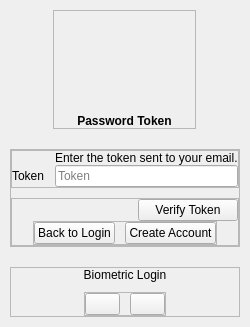
     <widget class="QWidget" name="passwordTokenPage">
      <layout class="QVBoxLayout" name="verticalLayout_31">
       <property name="spacing">
        <number>0</number>
       </property>
       <property name="leftMargin">
        <number>0</number>
       </property>
       <property name="topMargin">
        <number>0</number>
       </property>
       <property name="rightMargin">
        <number>0</number>
       </property>
       <property name="bottomMargin">
        <number>0</number>
       </property>
       <item>
        <widget class="QWidget" name="widget_5" native="true">
         <layout class="QVBoxLayout" name="verticalLayout_26">
          <property name="spacing">
           <number>10</number>
          </property>
          <property name="leftMargin">
           <number>10</number>
          </property>
          <property name="topMargin">
           <number>10</number>
          </property>
          <property name="rightMargin">
           <number>10</number>
          </property>
          <property name="bottomMargin">
           <number>10</number>
          </property>
          <item alignment="Qt::AlignmentFlag::AlignHCenter|Qt::AlignmentFlag::AlignBottom">
           <widget class="QFrame" name="header_5">
            <property name="frameShape">
             <enum>QFrame::Shape::StyledPanel</enum>
            </property>
            <property name="frameShadow">
             <enum>QFrame::Shadow::Raised</enum>
            </property>
            <layout class="QVBoxLayout" name="verticalLayout_27">
             <property name="spacing">
              <number>10</number>
             </property>
             <property name="leftMargin">
              <number>0</number>
             </property>
             <property name="topMargin">
              <number>0</number>
             </property>
             <property name="rightMargin">
              <number>0</number>
             </property>
             <property name="bottomMargin">
              <number>0</number>
             </property>
             <item alignment="Qt::AlignmentFlag::AlignHCenter">
              <widget class="QLabel" name="logo_5">
               <property name="minimumSize">
                <size>
                 <width>141</width>
                 <height>93</height>
                </size>
               </property>
               <property name="maximumSize">
                <size>
                 <width>141</width>
                 <height>93</height>
                </size>
               </property>
               <property name="text">
                <string/>
               </property>
               <property name="pixmap">
                <pixmap resource="../assets/assets.qrc">:/images/images/TRUSTED IN_GREY.png</pixmap>
               </property>
               <property name="scaledContents">
                <bool>true</bool>
               </property>
              </widget>
             </item>
             <item>
              <widget class="QLabel" name="label_18">
               <property name="font">
                <font>
                 <bold>true</bold>
                </font>
               </property>
               <property name="text">
                <string>Password Token</string>
               </property>
               <property name="alignment">
                <set>Qt::AlignmentFlag::AlignCenter</set>
               </property>
              </widget>
             </item>
            </layout>
           </widget>
          </item>
          <item>
           <widget class="QCustomHorizontalSeparator" name="customHorizontalSeparator_11"/>
          </item>
          <item alignment="Qt::AlignmentFlag::AlignTop">
           <widget class="QFrame" name="body_5">
            <property name="frameShape">
             <enum>QFrame::Shape::StyledPanel</enum>
            </property>
            <property name="frameShadow">
             <enum>QFrame::Shadow::Raised</enum>
            </property>
            <layout class="QVBoxLayout" name="verticalLayout_28">
             <property name="spacing">
              <number>10</number>
             </property>
             <property name="leftMargin">
              <number>0</number>
             </property>
             <property name="topMargin">
              <number>0</number>
             </property>
             <property name="rightMargin">
              <number>0</number>
             </property>
             <property name="bottomMargin">
              <number>0</number>
             </property>
             <item alignment="Qt::AlignmentFlag::AlignTop">
              <widget class="QFrame" name="frame_17">
               <property name="frameShape">
                <enum>QFrame::Shape::StyledPanel</enum>
               </property>
               <property name="frameShadow">
                <enum>QFrame::Shadow::Raised</enum>
               </property>
               <layout class="QFormLayout" name="formLayout_6">
                <property name="horizontalSpacing">
                 <number>10</number>
                </property>
                <property name="verticalSpacing">
                 <number>0</number>
                </property>
                <property name="leftMargin">
                 <number>0</number>
                </property>
                <property name="topMargin">
                 <number>0</number>
                </property>
                <property name="rightMargin">
                 <number>0</number>
                </property>
                <property name="bottomMargin">
                 <number>0</number>
                </property>
                <item row="1" column="0">
                 <widget class="QLabel" name="label_19">
                  <property name="text">
                   <string>Token</string>
                  </property>
                 </widget>
                </item>
                <item row="1" column="1">
                 <widget class="QLineEdit" name="mailToken">
                  <property name="placeholderText">
                   <string>Token</string>
                  </property>
                 </widget>
                </item>
                <item row="0" column="1">
                 <widget class="QLabel" name="label_4">
                  <property name="text">
                   <string>Enter the token sent to your email.</string>
                  </property>
                 </widget>
                </item>
               </layout>
              </widget>
             </item>
             <item>
              <widget class="QFrame" name="frame_18">
               <property name="frameShape">
                <enum>QFrame::Shape::StyledPanel</enum>
               </property>
               <property name="frameShadow">
                <enum>QFrame::Shadow::Raised</enum>
               </property>
               <layout class="QVBoxLayout" name="verticalLayout_29">
                <property name="spacing">
                 <number>0</number>
                </property>
                <property name="leftMargin">
                 <number>0</number>
                </property>
                <property name="topMargin">
                 <number>0</number>
                </property>
                <property name="rightMargin">
                 <number>0</number>
                </property>
                <property name="bottomMargin">
                 <number>0</number>
                </property>
                <item alignment="Qt::AlignmentFlag::AlignRight">
                 <widget class="QPushButton" name="verifyTokenBtn">
                  <property name="minimumSize">
                   <size>
                    <width>100</width>
                    <height>0</height>
                   </size>
                  </property>
                  <property name="cursor">
                   <cursorShape>PointingHandCursor</cursorShape>
                  </property>
                  <property name="styleSheet">
                   <string notr="true"/>
                  </property>
                  <property name="text">
                   <string>Verify Token</string>
                  </property>
                 </widget>
                </item>
                <item>
                 <widget class="QCustomHorizontalSeparator" name="customHorizontalSeparator_13"/>
                </item>
                <item alignment="Qt::AlignmentFlag::AlignHCenter">
                 <widget class="QFrame" name="frame_19">
                  <property name="frameShape">
                   <enum>QFrame::Shape::StyledPanel</enum>
                  </property>
                  <property name="frameShadow">
                   <enum>QFrame::Shadow::Raised</enum>
                  </property>
                  <layout class="QHBoxLayout" name="horizontalLayout_9">
                   <property name="spacing">
                    <number>10</number>
                   </property>
                   <property name="leftMargin">
                    <number>0</number>
                   </property>
                   <property name="topMargin">
                    <number>0</number>
                   </property>
                   <property name="rightMargin">
                    <number>0</number>
                   </property>
                   <property name="bottomMargin">
                    <number>0</number>
                   </property>
                   <item>
                    <widget class="QPushButton" name="bLoginBtn_2">
                     <property name="cursor">
                      <cursorShape>PointingHandCursor</cursorShape>
                     </property>
                     <property name="text">
                      <string>Back to Login</string>
                     </property>
                    </widget>
                   </item>
                   <item>
                    <widget class="QPushButton" name="bRegBtn_2">
                     <property name="cursor">
                      <cursorShape>PointingHandCursor</cursorShape>
                     </property>
                     <property name="text">
                      <string>Create Account</string>
                     </property>
                    </widget>
                   </item>
                  </layout>
                 </widget>
                </item>
               </layout>
              </widget>
             </item>
            </layout>
           </widget>
          </item>
          <item>
           <widget class="QCustomHorizontalSeparator" name="customHorizontalSeparator_14"/>
          </item>
          <item alignment="Qt::AlignmentFlag::AlignTop">
           <widget class="QFrame" name="footer_5">
            <property name="frameShape">
             <enum>QFrame::Shape::StyledPanel</enum>
            </property>
            <property name="frameShadow">
             <enum>QFrame::Shadow::Raised</enum>
            </property>
            <layout class="QVBoxLayout" name="verticalLayout_30">
             <property name="spacing">
              <number>10</number>
             </property>
             <property name="leftMargin">
              <number>0</number>
             </property>
             <property name="topMargin">
              <number>0</number>
             </property>
             <property name="rightMargin">
              <number>0</number>
             </property>
             <property name="bottomMargin">
              <number>0</number>
             </property>
             <item>
              <widget class="QLabel" name="label_21">
               <property name="text">
                <string>Biometric Login</string>
               </property>
               <property name="alignment">
                <set>Qt::AlignmentFlag::AlignCenter</set>
               </property>
              </widget>
             </item>
             <item alignment="Qt::AlignmentFlag::AlignHCenter">
              <widget class="QFrame" name="frame_20">
               <property name="maximumSize">
                <size>
                 <width>16777215</width>
                 <height>16777215</height>
                </size>
               </property>
               <property name="frameShape">
                <enum>QFrame::Shape::StyledPanel</enum>
               </property>
               <property name="frameShadow">
                <enum>QFrame::Shadow::Raised</enum>
               </property>
               <layout class="QHBoxLayout" name="horizontalLayout_10">
                <property name="spacing">
                 <number>10</number>
                </property>
                <property name="leftMargin">
                 <number>0</number>
                </property>
                <property name="topMargin">
                 <number>0</number>
                </property>
                <property name="rightMargin">
                 <number>0</number>
                </property>
                <property name="bottomMargin">
                 <number>0</number>
                </property>
                <item>
                 <widget class="QPushButton" name="pushButton_10">
                  <property name="maximumSize">
                   <size>
                    <width>35</width>
                    <height>35</height>
                   </size>
                  </property>
                  <property name="text">
                   <string/>
                  </property>
                  <property name="icon">
                   <iconset resource="../Qss/icons/_icons.qrc">
                    <normaloff>:/material_design/icons/material_design/fingerprint.png</normaloff>:/material_design/icons/material_design/fingerprint.png</iconset>
                  </property>
                 </widget>
                </item>
                <item>
                 <widget class="QPushButton" name="pushButton_11">
                  <property name="maximumSize">
                   <size>
                    <width>35</width>
                    <height>35</height>
                   </size>
                  </property>
                  <property name="text">
                   <string/>
                  </property>
                  <property name="icon">
                   <iconset resource="../Qss/icons/_icons.qrc">
                    <normaloff>:/font_awesome_brands/icons/font_awesome/brands/windows.png</normaloff>:/font_awesome_brands/icons/font_awesome/brands/windows.png</iconset>
                  </property>
                 </widget>
                </item>
               </layout>
              </widget>
             </item>
            </layout>
           </widget>
          </item>
         </layout>
        </widget>
       </item>
      </layout>
     </widget>
